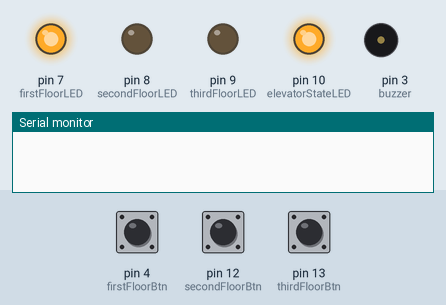
This sketch was run on a simulated Arduino Uno, built with avr-gcc and run on an emulated ATmega328P. Parts: output pins drawn as LEDs (lit = HIGH), buzzer (waves = sounding), the last lines printed to the serial monitor. Dashed ring = blinking. The inputs (shaded band) are chosen by the test bench; at power-on: pin 12 (secondFloorBtn) HIGH, pin 4 (firstFloorBtn) HIGH, pin 13 (thirdFloorBtn) HIGH.

Above: at 1.2 s.
1.3 s: pin 12 (secondFloorBtn) pulled LOW for 1 s
At 3.1 s:
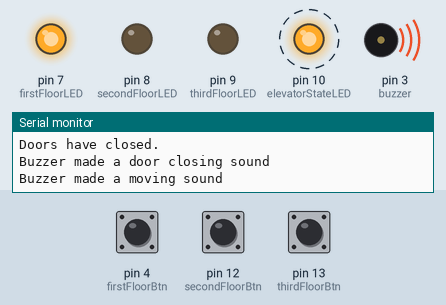
4.7 s: pin 4 (firstFloorBtn) pulled LOW for 0.15 s
At 5.36 s:
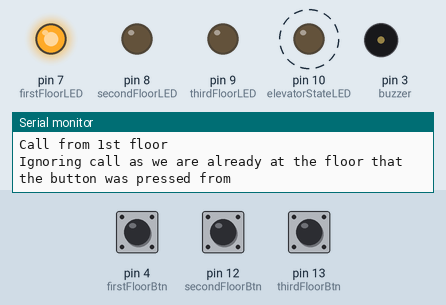
7.8 s: pin 13 (thirdFloorBtn) pulled LOW for 1 s
At 9.0 s:
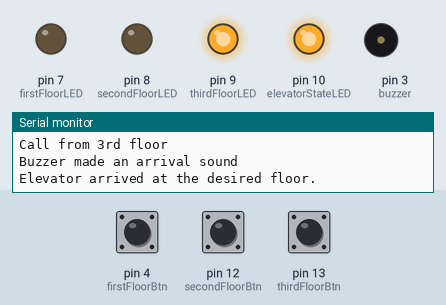
10.3 s: pin 4 (firstFloorBtn) pulled LOW for 1 s
At 12.1 s:
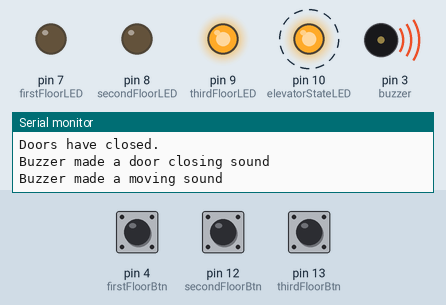
14.3 s: pin 12 (secondFloorBtn) pulled LOW for 0.15 s
At 17.2 s:
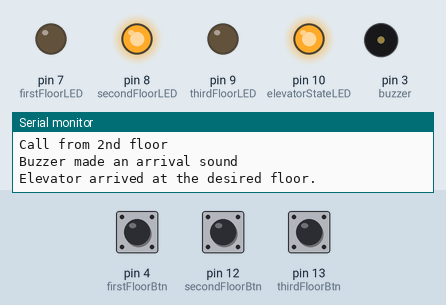
17.4 s: pin 13 (thirdFloorBtn) pulled LOW for 3.2 s
At 19.2 s:
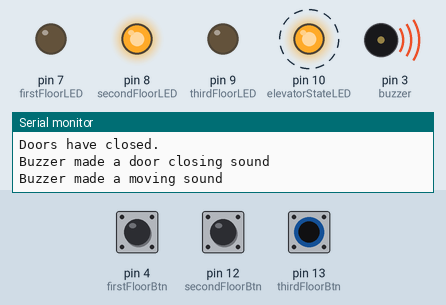
Timing chart, 0 to 22.9 s (numbered marks = the images above; inputs shaded):
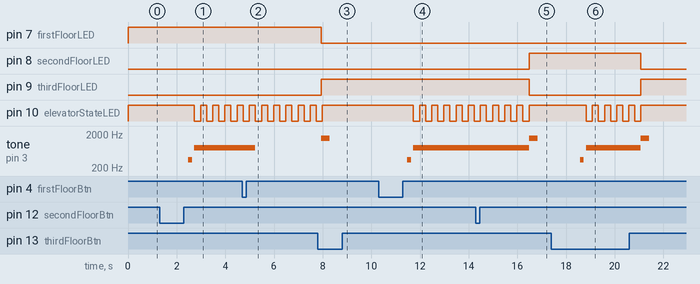

Measured:
- after the input at 1.3 s, pin 10 (elevatorStateLED): alternates HIGH for 0.25 s and LOW for 0.25 s, starting after 1.4 s; tone on pin 3 (buzzer): silent → 350 Hz after 1.2 s, → silent 0.15 s later, → 800 Hz 0.10 s later
- after the input at 4.7 s, pin 7 (firstFloorLED): stays HIGH (without the input it goes to LOW after 0.28 s); pin 8 (secondFloorLED): stays LOW (without the input it goes to HIGH after 0.28 s)
- after the input at 7.8 s, pin 7 (firstFloorLED): HIGH → LOW after 0.15 s; pin 9 (thirdFloorLED): LOW → HIGH after 0.15 s; pin 10 (elevatorStateLED): goes on until 8.0 s, then stays HIGH; tone on pin 3 (buzzer): silent → 1500 Hz after 0.15 s, → silent 0.35 s later
- after the input at 10.3 s, pin 10 (elevatorStateLED): alternates HIGH for 0.25 s and LOW for 0.25 s, starting after 1.4 s; tone on pin 3 (buzzer): silent → 350 Hz after 1.2 s, → silent 0.15 s later, → 800 Hz 0.10 s later
- after the input at 14.3 s, pin 7 (firstFloorLED): stays LOW (without the input it goes to HIGH after 2.2 s); pin 8 (secondFloorLED): LOW → HIGH after 2.2 s
- after the input at 17.4 s, pin 8 (secondFloorLED): HIGH → LOW after 3.7 s; pin 9 (thirdFloorLED): LOW → HIGH after 3.7 s

The sketch:

hw2_code.ino
```cpp
#define firstFloorLED 7
#define secondFloorLED 8
#define thirdFloorLED 9
#define buzzer 3
#define elevatorStateLED 10
#define firstFloorBtn 4
#define secondFloorBtn 12
#define thirdFloorBtn 13
#define doorCloseTimer 1000
#define moveTime 2500
#define waitTime 250
#define debounceTime 150
#define elevatorLEDBlinkInterval 250

enum State {
  ARRIVAL,
  MOVING,
  DOORS_CLOSE,
  OFF
};

short int currentFloor = 1;  //we always start from the 1st floor
short int targetFloor = 1;
bool isAcceptingCmd = true;
bool firstFloorBtnLastReading = LOW;
bool secondFloorBtnLastReading = LOW;
bool thirdFloorBtnLastReading = LOW;
bool firstFloorBtnState = LOW;
bool secondFloorBtnState = LOW;
bool thirdFloorBtnState = LOW;
bool elevatorLEDCurrentState = LOW;
bool elevatorIsStatic = true;
bool movingSoundPlayed = true;  //prevent the sound from playing until the elevator gets moving
short int floorsToTravel = 0;   // we scale our move time based on this number
unsigned long startMillisMove = 0;
unsigned long startMillisDoors = 0;
unsigned long startMillisWait = 0;
bool startedMoveTime = false;
bool startedDoorsTime = false;
bool startedWaitTime = false;
bool coomputedFloorsToTravel = false;
unsigned long lastDebounceTime = 0;
unsigned long prevMillisLED = 0;
State buzzerAction = OFF;  //we use enum to avoid magic numbers

void floorIndicators(int floor) {
  switch (floor) {
    case 1:
      digitalWrite(firstFloorLED, HIGH);
      digitalWrite(secondFloorLED, LOW);
      digitalWrite(thirdFloorLED, LOW);
      break;
    case 2:
      digitalWrite(firstFloorLED, LOW);
      digitalWrite(secondFloorLED, HIGH);
      digitalWrite(thirdFloorLED, LOW);
      break;
    case 3:
      digitalWrite(firstFloorLED, LOW);
      digitalWrite(secondFloorLED, LOW);
      digitalWrite(thirdFloorLED, HIGH);
      break;
    default:
      digitalWrite(firstFloorLED, LOW);
      digitalWrite(secondFloorLED, LOW);
      digitalWrite(thirdFloorLED, LOW);
      break;
  }
}

void buzzerMode(int state) {
  switch (state) {
    case 0:  //arrival
      tone(buzzer, 1500, 350);
      Serial.println("Buzzer made an arrival sound");
      break;
    case 1:  //moving
      tone(buzzer, 800, (moveTime * floorsToTravel));
      Serial.println("Buzzer made a moving sound");
      break;
    case 2:  //doors closing
      tone(buzzer, 350, 150);
      Serial.println("Buzzer made a door closing sound");
      break;
    default:  //off
      digitalWrite(buzzer, LOW);
      Serial.println("Buzzer has been turned off");
      break;
  }
}

void elevatorLED() {
  if (elevatorIsStatic == false) {
    if (millis() - prevMillisLED >= elevatorLEDBlinkInterval) {
      prevMillisLED = millis();
      if (elevatorLEDCurrentState == LOW) {
        elevatorLEDCurrentState = HIGH;
      } else {
        elevatorLEDCurrentState = LOW;
      }
      digitalWrite(elevatorStateLED, elevatorLEDCurrentState);
    }
  } else {
    digitalWrite(elevatorStateLED, HIGH);
  }
}


void setup() {
  pinMode(firstFloorLED, OUTPUT);
  pinMode(secondFloorLED, OUTPUT);
  pinMode(thirdFloorLED, OUTPUT);
  pinMode(elevatorStateLED, OUTPUT);
  pinMode(buzzer, OUTPUT);
  pinMode(firstFloorBtn, INPUT_PULLUP);
  pinMode(secondFloorBtn, INPUT_PULLUP);
  pinMode(thirdFloorBtn, INPUT_PULLUP);
  buzzerMode(buzzerAction = OFF);  //buzzer is OFF by default, we explicitly initialize it as such to avoid any noises during startup
  floorIndicators(currentFloor);
  Serial.begin(9600);
}

void loop() {
  bool firstFloorBtnReading = !digitalRead(firstFloorBtn);
  bool secondFloorBtnReading = !digitalRead(secondFloorBtn);
  bool thirdFloorBtnReading = !digitalRead(thirdFloorBtn);  //we use ! because we have a PULLUP configuration meaning we have to invert the output

  if (firstFloorBtnReading != firstFloorBtnLastReading && isAcceptingCmd == true) {
    lastDebounceTime = millis();
  }
  if ((millis() - lastDebounceTime) > debounceTime) {
    if (firstFloorBtnReading != firstFloorBtnState) {
      firstFloorBtnState = firstFloorBtnReading;
      if (firstFloorBtnReading == HIGH) {
        Serial.println("Call from 1st floor");
        isAcceptingCmd = false;
        targetFloor = 1;
      }
    }
  }
  firstFloorBtnLastReading = firstFloorBtnReading;
  //pt buton 1

  if (secondFloorBtnReading != secondFloorBtnLastReading && isAcceptingCmd == true) {
    lastDebounceTime = millis();
  }
  if ((millis() - lastDebounceTime) > debounceTime) {
    if (secondFloorBtnReading != secondFloorBtnState) {
      secondFloorBtnState = secondFloorBtnReading;
      if (secondFloorBtnReading == HIGH) {
        Serial.println("Call from 2nd floor");
        isAcceptingCmd = false;
        targetFloor = 2;
      }
    }
  }
  secondFloorBtnLastReading = secondFloorBtnReading;
  //pt buton 2


  if (thirdFloorBtnReading != thirdFloorBtnLastReading && isAcceptingCmd == true) {
    lastDebounceTime = millis();
  }
  if ((millis() - lastDebounceTime) > debounceTime) {
    if (thirdFloorBtnReading != thirdFloorBtnState) {
      thirdFloorBtnState = thirdFloorBtnReading;
      if (thirdFloorBtnReading == HIGH) {
        Serial.println("Call from 3rd floor");
        isAcceptingCmd = false;
        targetFloor = 3;
      }
    }
  }
  thirdFloorBtnLastReading = thirdFloorBtnReading;
  //pt buton 3
  elevatorLED();
  if (isAcceptingCmd == false) {
    if (currentFloor == targetFloor) {
      Serial.println("Ignoring call as we are already at the floor that the button was pressed from");
      isAcceptingCmd = true;  //we can only end up in this state if the floor call is from the same one we are stationed at so we need to reenable accepting commands.
    }
    if ((currentFloor != targetFloor) && elevatorIsStatic == true) {
      if (coomputedFloorsToTravel == false) {
        floorsToTravel = abs(targetFloor - currentFloor);
        Serial.print("Floors to travel: ");
        Serial.println(floorsToTravel);
        Serial.println("Floor call is not from the current floor, executing");
        coomputedFloorsToTravel = true;
      }
      if (startedDoorsTime == false) {
        startMillisDoors = millis();
        startedDoorsTime = true;
      }
      if ((millis() - startMillisDoors >= doorCloseTimer) && elevatorIsStatic == true) {
        Serial.println("Doors have closed.");
        buzzerMode(buzzerAction = DOORS_CLOSE);
        elevatorIsStatic = false;
        movingSoundPlayed = false;
      }
    }
    if (elevatorIsStatic == false) {
      if (startedWaitTime == false) {
        startMillisWait = millis();
        startedWaitTime = true;
      }
      if (millis() - startMillisWait >= waitTime) {
        if (movingSoundPlayed == false) {
          buzzerMode(buzzerAction = MOVING);
          movingSoundPlayed = true;
        }
      }
      if (startedMoveTime == false) {
        startMillisMove = millis();
        startedMoveTime = true;
      }
      if ((millis() - startMillisMove >= (moveTime * floorsToTravel)) && elevatorIsStatic == false) {
        currentFloor = targetFloor;
        floorIndicators(currentFloor);
        buzzerMode(buzzerAction = ARRIVAL);
        Serial.println("Elevator arrived at the desired floor.");
        isAcceptingCmd = true;
        elevatorIsStatic = true;
        startedDoorsTime = false;
        startedMoveTime = false;
        startedWaitTime = false;
        coomputedFloorsToTravel = false;
      }
    }
  }
}
```
